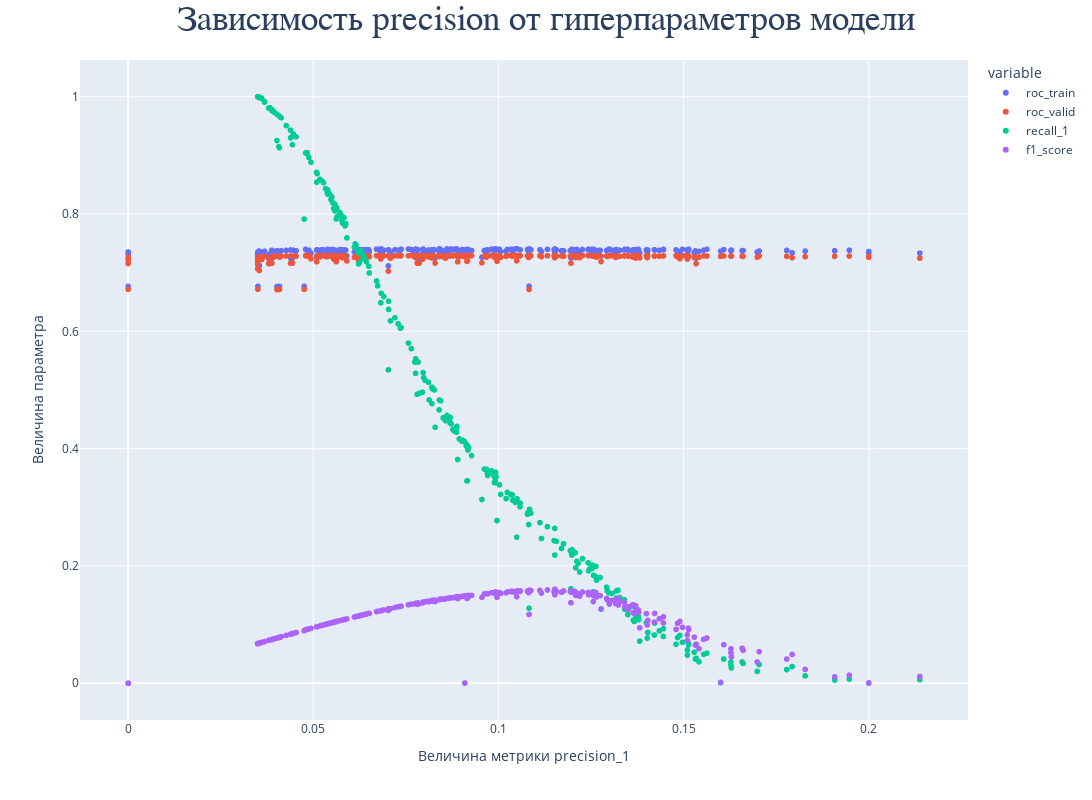

Notebook cell for this chart:
### Code cell
# Построим зависимость метрики precision_1 от гипер параметров
fig = px.scatter(
    data_frame=optuna_study_lg_pd,
    x='precision_1', #ось абсцисс
    y=['roc_train', 'roc_valid', 'recall_1','f1_score'], #ось ординат
)
fig.update_layout(
    title ={
        'text':'Зависимость precision от гиперпараметров модели', # Имя рабочей плоскости
        'font':{'size':35,'family':"Times New Roman"}, # размер и стиль написания имени рабочей плоскости
        'x':0.5, # Смешение имени по оси "x" на половину рабочей плоскости
        },
    height =800,# Высота рабочей плоскости
    width = 1350, # Ширина рабочей плоскости
    bargap=0.2, # Добавил расстояния между столбами гистограммы
    xaxis_title='Величина метрики precision_1',
    yaxis_title='Величина параметра')
fig.update_xaxes(showspikes=True)
fig.update_yaxes(showspikes=True)

fig.show()

### Figure 1 — Plotly figure (JSON) as saved in the notebook; plotly's stock layout.template omitted (floating-point values rounded to 4 significant figures; data arrays with more than 128 entries replaced by an {"elided": "..."} marker saying what was removed)
{"data": [{"hovertemplate": "variable=roc_train<br>precision_1=%{x}<br>value=%{y}<extra></extra>", "legendgroup": "roc_train", "marker": {"color": "#636efa", "symbol": "circle"}, "mode": "markers", "name": "roc_train", "showlegend": true, "type": "scattergl", "x": {"elided": "300 float values"}, "xaxis": "x", "y": {"elided": "300 float values"}, "yaxis": "y"}, {"hovertemplate": "variable=roc_valid<br>precision_1=%{x}<br>value=%{y}<extra></extra>", "legendgroup": "roc_valid", "marker": {"color": "#EF553B", "symbol": "circle"}, "mode": "markers", "name": "roc_valid", "showlegend": true, "type": "scattergl", "x": {"elided": "300 float values"}, "xaxis": "x", "y": {"elided": "300 float values"}, "yaxis": "y"}, {"hovertemplate": "variable=recall_1<br>precision_1=%{x}<br>value=%{y}<extra></extra>", "legendgroup": "recall_1", "marker": {"color": "#00cc96", "symbol": "circle"}, "mode": "markers", "name": "recall_1", "showlegend": true, "type": "scattergl", "x": {"elided": "300 float values"}, "xaxis": "x", "y": {"elided": "300 float values"}, "yaxis": "y"}, {"hovertemplate": "variable=f1_score<br>precision_1=%{x}<br>value=%{y}<extra></extra>", "legendgroup": "f1_score", "marker": {"color": "#ab63fa", "symbol": "circle"}, "mode": "markers", "name": "f1_score", "showlegend": true, "type": "scattergl", "x": {"elided": "300 float values"}, "xaxis": "x", "y": {"elided": "300 float values"}, "yaxis": "y"}], "layout": {"bargap": 0.2, "height": 800, "legend": {"title": {"text": "variable"}, "tracegroupgap": 0}, "margin": {"t": 60}, "title": {"font": {"family": "Times New Roman", "size": 35}, "text": "Зависимость precision от гиперпараметров модели", "x": 0.5}, "width": 1350, "xaxis": {"anchor": "y", "domain": [0, 1], "showspikes": true, "title": {"text": "Величина метрики precision_1"}}, "yaxis": {"anchor": "x", "domain": [0, 1], "showspikes": true, "title": {"text": "Величина параметра"}}}}
